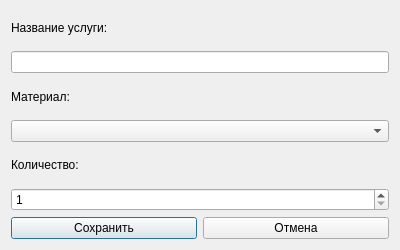
<?xml version="1.0" encoding="UTF-8"?>
<ui version="4.0">
 <class>TypeOrderForm</class>
 <widget class="QDialog" name="TypeOrderForm">
  <property name="geometry">
   <rect>
    <x>0</x>
    <y>0</y>
    <width>400</width>
    <height>250</height>
   </rect>
  </property>
  <property name="windowTitle">
   <string>Добавить/Редактировать услугу</string>
  </property>
  <layout class="QVBoxLayout" name="verticalLayout">
   <item>
    <widget class="QLabel" name="labelServiceName">
     <property name="text">
      <string>Название услуги:</string>
     </property>
    </widget>
   </item>
   <item>
    <widget class="QLineEdit" name="lineEditServiceName"/>
   </item>
   <item>
    <widget class="QLabel" name="labelMaterial">
     <property name="text">
      <string>Материал:</string>
     </property>
    </widget>
   </item>
   <item>
    <widget class="QComboBox" name="comboBoxMaterial"/>
   </item>
   <item>
    <widget class="QLabel" name="labelQuantity">
     <property name="text">
      <string>Количество:</string>
     </property>
    </widget>
   </item>
   <item>
    <widget class="QSpinBox" name="spinBoxQuantity">
     <property name="minimum">
      <number>1</number>
     </property>
    </widget>
   </item>
   <item>
    <layout class="QHBoxLayout" name="horizontalLayoutButtons">
     <item>
      <widget class="QPushButton" name="buttonSave">
       <property name="text">
        <string>Сохранить</string>
       </property>
      </widget>
     </item>
     <item>
      <widget class="QPushButton" name="buttonCancel">
       <property name="text">
        <string>Отмена</string>
       </property>
      </widget>
     </item>
    </layout>
   </item>
  </layout>
 </widget>
 <resources/>
 <connections/>
</ui>
